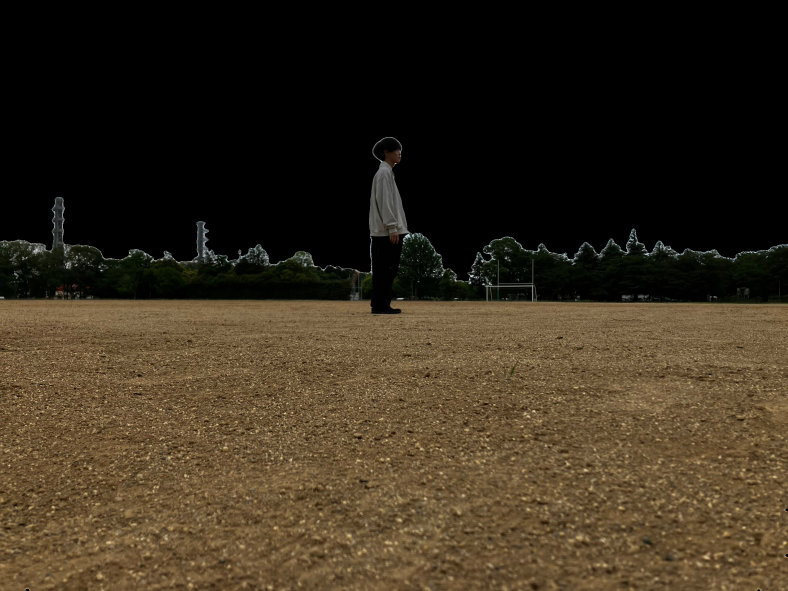
#> input picture tensorflow2-yolo-v3-master/addweighted/result_1.jpg, 2364 x 1773 px (shown at 1/3 size)
$ python test.py
#> lines starting #> are read from the running program, lines starting #| are printed output that depends on the picture
from PIL import Image
import cv2
import numpy as np

# 画像を読み込み
img1 = Image.open('result_1.jpg').convert('RGBA')
img2 = Image.open('result_2.JPG').convert('RGBA')
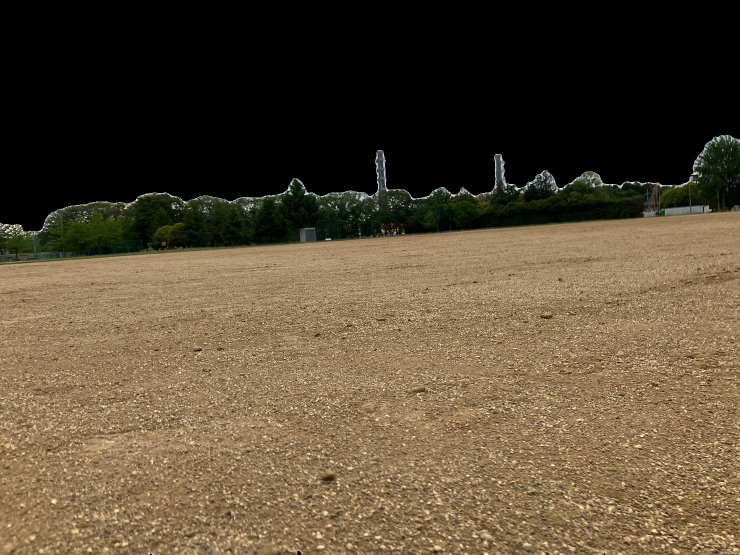
#> input picture tensorflow2-yolo-v3-master/addweighted/result_2.jpg, 1479 x 1109 px, found by its file name (shown at 1/2 size)
img3 = Image.open('result_3.jpg').convert('RGBA')
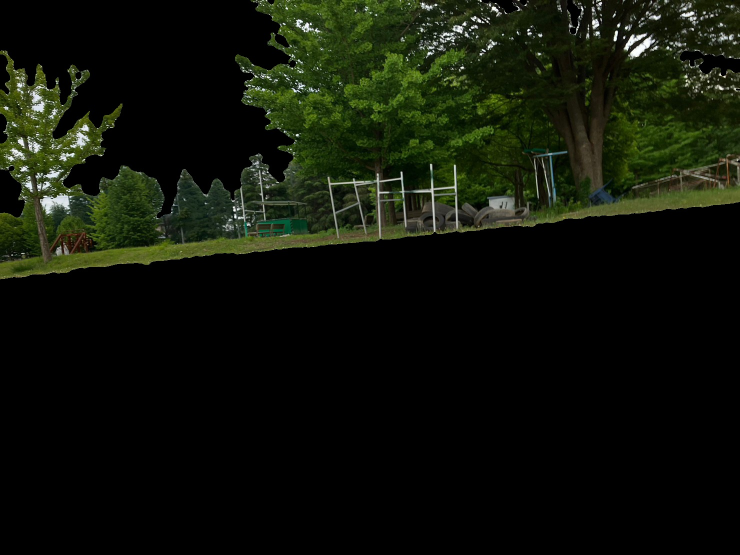
#> input picture tensorflow2-yolo-v3-master/addweighted/result_3.jpg, 1479 x 1109 px (shown at 1/2 size)
#> (the run stopped early here; a loop or call above may not have finished)
